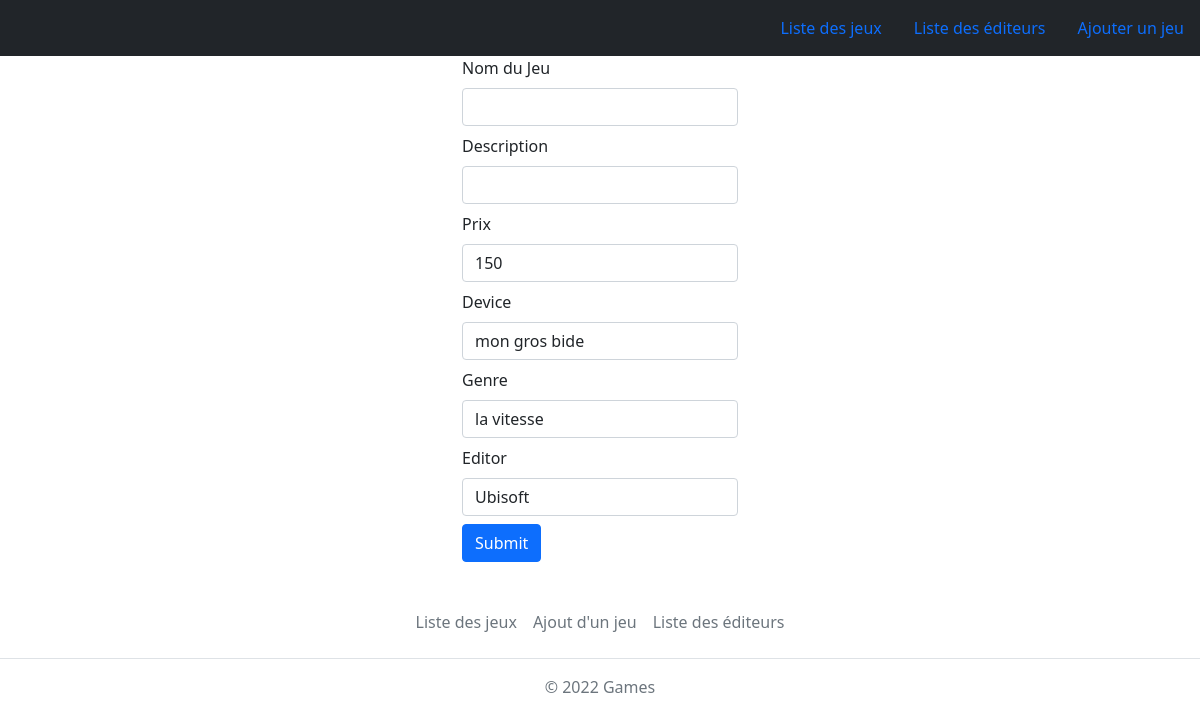
The page /update.php?id=3 on the database its author committed.
### tables this page shows
CREATE TABLE `games` (
  `id` int(11) NOT NULL,
  `name_game` varchar(50) NOT NULL,
  `description_game` text NOT NULL,
  `price` int(11) NOT NULL,
  `device` varchar(255) NOT NULL,
  `genre` varchar(255) NOT NULL,
  `editor` varchar(255) NOT NULL
);

### update.php (the view, shortened to what this page needs)
<?php
include('Config/db.php');
if (
    $_POST &&
    isset($_POST['name']) && $_POST['name'] !== '' &&
    isset($_POST['description']) && $_POST['description'] !== '' &&
    isset($_POST['price']) && $_POST['price'] !== '' && is_numeric($_POST['price']) &&
    isset($_POST['device']) && $_POST['device'] !== '' &&
    isset($_POST['genre']) && $_POST['genre'] !== '' &&
    isset($_POST['editor']) && $_POST['editor'] !== ''
) {
    $req = $db->prepare('UPDATE games SET name =:name, description = :description, price = :price, device = :device, genre = :genre, editor = :editor WHERE id='  . $_GET['id']);
    $req->execute([
        'name' => $_POST['name'],
        'description' => $_POST['description'],
        'price' => $_POST['price'],
        'device' => $_POST['device'],
        'genre' => $_POST['genre'],
        'editor' => $_POST['editor']
    ]);
    header('Location: index.php');
    exit;
} else {
    $response = $db->query('SELECT * FROM games WHERE id=' . $_GET['id']);
    $data = $response->fetch();
}
?>
<!DOCTYPE html>
<html lang="en">
<head>
    <link href="https://cdn.jsdelivr.net/npm/bootstrap@5.1.3/dist/css/bootstrap.min.css" rel="stylesheet">
</head>
<body>
    <?php include('Components/Header.php'); ?>
    <form class="container" style=" width: 25%;" method="POST">
        <div class="mb-2">
            <label class="form-label">Nom du Jeu</label>
            <input type="text" name="name" class="form-control" value="<?php echo $data['name']; ?>">
        </div>
        <div class=" mb-2">
            <label class="form-label">Description</label>
            <input type="text" name="description" class="form-control" value="<?php echo $data['description']; ?>">
        </div>
        <div class="mb-2">
            <label class="form-label">Prix</label>
            <input type="number" name="price" class="form-control" value="<?php echo $data['price']; ?>">
        </div>
        <div class="mb-2">
            <label class="form-label">Device</label>
            <input type="text" name="device" class="form-control" value="<?php echo $data['device']; ?>">
        </div>
        <div class="mb-2">
            <label class="form-label">Genre</label>
            <input type="text" name="genre" class="form-control" value="<?php echo $data['genre']; ?>">
        </div>
        <div class="mb-2">
            <label class="form-label">Editor</label>
            <input type="text" name="editor" class="form-control" value="<?php echo $data['editor']; ?>">
        </div>
        <button type="submit" class="btn btn-primary">Submit</button>
    </form>
    <?php include('Components/Footer.php'); ?>
</body>
</html>

### rows shown on the page
games: price "150", device "mon gros bide", genre "la vitesse", editor "Ubisoft"
